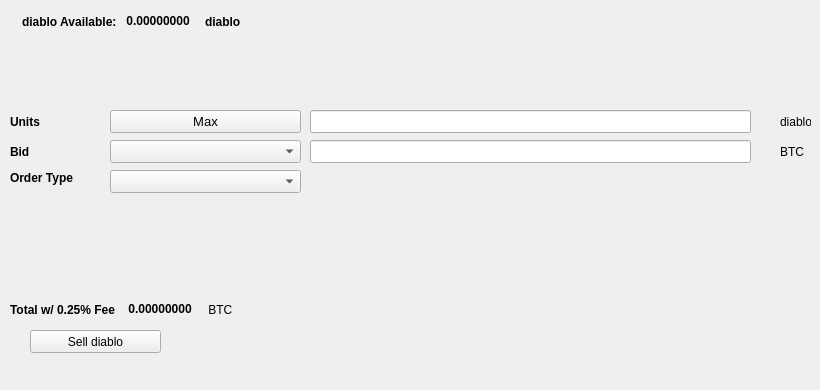
   <widget class="QWidget" name="SellTab">
    <attribute name="title">
     <string>Sell</string>
    </attribute>
    <widget class="QLabel" name="label_16">
     <property name="geometry">
      <rect>
       <x>780</x>
       <y>140</y>
       <width>31</width>
       <height>23</height>
      </rect>
     </property>
     <property name="text">
      <string>BTC</string>
     </property>
    </widget>
    <widget class="QComboBox" name="SellBidcomboBox">
     <property name="geometry">
      <rect>
       <x>110</x>
       <y>140</y>
       <width>191</width>
       <height>23</height>
      </rect>
     </property>
     <property name="font">
      <font>
       <pointsize>10</pointsize>
      </font>
     </property>
    </widget>
    <widget class="QLabel" name="label_18">
     <property name="geometry">
      <rect>
       <x>10</x>
       <y>110</y>
       <width>46</width>
       <height>23</height>
      </rect>
     </property>
     <property name="font">
      <font>
       <weight>75</weight>
       <bold>true</bold>
      </font>
     </property>
     <property name="text">
      <string>Units</string>
     </property>
    </widget>
    <widget class="QPushButton" name="Sell_Max_Amount">
     <property name="geometry">
      <rect>
       <x>110</x>
       <y>110</y>
       <width>191</width>
       <height>23</height>
      </rect>
     </property>
     <property name="font">
      <font>
       <pointsize>10</pointsize>
      </font>
     </property>
     <property name="text">
      <string>Max</string>
     </property>
    </widget>
    <widget class="QLabel" name="label_20">
     <property name="geometry">
      <rect>
       <x>10</x>
       <y>170</y>
       <width>91</width>
       <height>16</height>
      </rect>
     </property>
     <property name="font">
      <font>
       <weight>75</weight>
       <bold>true</bold>
      </font>
     </property>
     <property name="text">
      <string>Order Type</string>
     </property>
    </widget>
    <widget class="QComboBox" name="SellOrdertypeCombo">
     <property name="geometry">
      <rect>
       <x>110</x>
       <y>170</y>
       <width>191</width>
       <height>23</height>
      </rect>
     </property>
     <property name="font">
      <font>
       <pointsize>10</pointsize>
      </font>
     </property>
    </widget>
    <widget class="QLabel" name="label_21">
     <property name="geometry">
      <rect>
       <x>10</x>
       <y>140</y>
       <width>46</width>
       <height>23</height>
      </rect>
     </property>
     <property name="font">
      <font>
       <weight>75</weight>
       <bold>true</bold>
      </font>
     </property>
     <property name="text">
      <string>Bid</string>
     </property>
    </widget>
    <widget class="QLabel" name="label_22">
     <property name="geometry">
      <rect>
       <x>780</x>
       <y>110</y>
       <width>31</width>
       <height>23</height>
      </rect>
     </property>
     <property name="text">
      <string>diablo</string>
     </property>
    </widget>
    <widget class="QLineEdit" name="UnitsInputPIE">
     <property name="geometry">
      <rect>
       <x>310</x>
       <y>110</y>
       <width>441</width>
       <height>23</height>
      </rect>
     </property>
     <property name="font">
      <font>
       <pointsize>9</pointsize>
       <weight>75</weight>
       <bold>true</bold>
      </font>
     </property>
    </widget>
    <widget class="QLineEdit" name="SellBidPriceEdit">
     <property name="geometry">
      <rect>
       <x>310</x>
       <y>140</y>
       <width>441</width>
       <height>23</height>
      </rect>
     </property>
     <property name="font">
      <font>
       <pointsize>9</pointsize>
       <weight>75</weight>
       <bold>true</bold>
      </font>
     </property>
    </widget>
    <widget class="QPushButton" name="SellPIEBTN">
     <property name="geometry">
      <rect>
       <x>30</x>
       <y>330</y>
       <width>131</width>
       <height>23</height>
      </rect>
     </property>
     <property name="text">
      <string>Sell diablo</string>
     </property>
     <property name="icon">
      <iconset resource="../diablo">
       <normaloff>:/icons/bitcoin</normaloff>:/icons/bitcoin</iconset>
     </property>
    </widget>
    <widget class="QWidget" name="layoutWidget3">
     <property name="geometry">
      <rect>
       <x>22</x>
       <y>12</y>
       <width>258</width>
       <height>19</height>
      </rect>
     </property>
     <layout class="QHBoxLayout" name="horizontalLayout">
      <item>
       <widget class="QLabel" name="label232_2">
        <property name="font">
         <font>
          <weight>75</weight>
          <bold>true</bold>
         </font>
        </property>
        <property name="text">
         <string>diablo Available:</string>
        </property>
       </widget>
      </item>
      <item>
       <widget class="QLabel" name="PIEAvailableLabel">
        <property name="palette">
         <palette>
          <active>
           <colorrole role="WindowText">
            <brush brushstyle="SolidPattern">
             <color alpha="255">
              <red>0</red>
              <green>0</green>
              <blue>0</blue>
             </color>
            </brush>
           </colorrole>
           <colorrole role="Button">
            <brush brushstyle="SolidPattern">
             <color alpha="255">
              <red>0</red>
              <green>170</green>
              <blue>0</blue>
             </color>
            </brush>
           </colorrole>
           <colorrole role="Light">
            <brush brushstyle="SolidPattern">
             <color alpha="255">
              <red>0</red>
              <green>255</green>
              <blue>0</blue>
             </color>
            </brush>
           </colorrole>
           <colorrole role="Midlight">
            <brush brushstyle="SolidPattern">
             <color alpha="255">
              <red>0</red>
              <green>212</green>
              <blue>0</blue>
             </color>
            </brush>
           </colorrole>
           <colorrole role="Dark">
            <brush brushstyle="SolidPattern">
             <color alpha="255">
              <red>0</red>
              <green>85</green>
              <blue>0</blue>
             </color>
            </brush>
           </colorrole>
           <colorrole role="Mid">
            <brush brushstyle="SolidPattern">
             <color alpha="255">
              <red>0</red>
              <green>113</green>
              <blue>0</blue>
             </color>
            </brush>
           </colorrole>
           <colorrole role="Text">
            <brush brushstyle="SolidPattern">
             <color alpha="255">
              <red>0</red>
              <green>170</green>
              <blue>0</blue>
             </color>
            </brush>
           </colorrole>
           <colorrole role="BrightText">
            <brush brushstyle="SolidPattern">
             <color alpha="255">
              <red>255</red>
              <green>255</green>
              <blue>255</blue>
             </color>
            </brush>
           </colorrole>
           <colorrole role="ButtonText">
            <brush brushstyle="SolidPattern">
             <color alpha="255">
              <red>0</red>
              <green>0</green>
              <blue>0</blue>
             </color>
            </brush>
           </colorrole>
           <colorrole role="Base">
            <brush brushstyle="SolidPattern">
             <color alpha="255">
              <red>255</red>
              <green>255</green>
              <blue>255</blue>
             </color>
            </brush>
           </colorrole>
           <colorrole role="Window">
            <brush brushstyle="SolidPattern">
             <color alpha="255">
              <red>0</red>
              <green>170</green>
              <blue>0</blue>
             </color>
            </brush>
           </colorrole>
           <colorrole role="Shadow">
            <brush brushstyle="SolidPattern">
             <color alpha="255">
              <red>0</red>
              <green>0</green>
              <blue>0</blue>
             </color>
            </brush>
           </colorrole>
           <colorrole role="AlternateBase">
            <brush brushstyle="SolidPattern">
             <color alpha="255">
              <red>127</red>
              <green>212</green>
              <blue>127</blue>
             </color>
            </brush>
           </colorrole>
           <colorrole role="ToolTipBase">
            <brush brushstyle="SolidPattern">
             <color alpha="255">
              <red>255</red>
              <green>255</green>
              <blue>220</blue>
             </color>
            </brush>
           </colorrole>
           <colorrole role="ToolTipText">
            <brush brushstyle="SolidPattern">
             <color alpha="255">
              <red>0</red>
              <green>0</green>
              <blue>0</blue>
             </color>
            </brush>
           </colorrole>
          </active>
          <inactive>
           <colorrole role="WindowText">
            <brush brushstyle="SolidPattern">
             <color alpha="255">
              <red>0</red>
              <green>0</green>
              <blue>0</blue>
             </color>
            </brush>
           </colorrole>
           <colorrole role="Button">
            <brush brushstyle="SolidPattern">
             <color alpha="255">
              <red>0</red>
              <green>170</green>
              <blue>0</blue>
             </color>
            </brush>
           </colorrole>
           <colorrole role="Light">
            <brush brushstyle="SolidPattern">
             <color alpha="255">
              <red>0</red>
              <green>255</green>
              <blue>0</blue>
             </color>
            </brush>
           </colorrole>
           <colorrole role="Midlight">
            <brush brushstyle="SolidPattern">
             <color alpha="255">
              <red>0</red>
              <green>212</green>
              <blue>0</blue>
             </color>
            </brush>
           </colorrole>
           <colorrole role="Dark">
            <brush brushstyle="SolidPattern">
             <color alpha="255">
              <red>0</red>
              <green>85</green>
              <blue>0</blue>
             </color>
            </brush>
           </colorrole>
           <colorrole role="Mid">
            <brush brushstyle="SolidPattern">
             <color alpha="255">
              <red>0</red>
              <green>113</green>
              <blue>0</blue>
             </color>
            </brush>
           </colorrole>
           <colorrole role="Text">
            <brush brushstyle="SolidPattern">
             <color alpha="255">
              <red>0</red>
              <green>170</green>
              <blue>0</blue>
             </color>
            </brush>
           </colorrole>
           <colorrole role="BrightText">
            <brush brushstyle="SolidPattern">
             <color alpha="255">
              <red>255</red>
              <green>255</green>
              <blue>255</blue>
             </color>
            </brush>
           </colorrole>
           <colorrole role="ButtonText">
            <brush brushstyle="SolidPattern">
             <color alpha="255">
              <red>0</red>
              <green>0</green>
              <blue>0</blue>
             </color>
            </brush>
           </colorrole>
           <colorrole role="Base">
            <brush brushstyle="SolidPattern">
             <color alpha="255">
              <red>255</red>
              <green>255</green>
              <blue>255</blue>
             </color>
            </brush>
           </colorrole>
           <colorrole role="Window">
            <brush brushstyle="SolidPattern">
             <color alpha="255">
              <red>0</red>
              <green>170</green>
              <blue>0</blue>
             </color>
            </brush>
           </colorrole>
           <colorrole role="Shadow">
            <brush brushstyle="SolidPattern">
             <color alpha="255">
              <red>0</red>
              <green>0</green>
              <blue>0</blue>
             </color>
            </brush>
           </colorrole>
           <colorrole role="AlternateBase">
            <brush brushstyle="SolidPattern">
             <color alpha="255">
              <red>127</red>
              <green>212</green>
              <blue>127</blue>
             </color>
            </brush>
           </colorrole>
           <colorrole role="ToolTipBase">
            <brush brushstyle="SolidPattern">
             <color alpha="255">
              <red>255</red>
              <green>255</green>
              <blue>220</blue>
             </color>
            </brush>
           </colorrole>
           <colorrole role="ToolTipText">
            <brush brushstyle="SolidPattern">
             <color alpha="255">
              <red>0</red>
              <green>0</green>
              <blue>0</blue>
             </color>
            </brush>
           </colorrole>
          </inactive>
          <disabled>
           <colorrole role="WindowText">
            <brush brushstyle="SolidPattern">
             <color alpha="255">
              <red>0</red>
              <green>85</green>
              <blue>0</blue>
             </color>
            </brush>
           </colorrole>
           <colorrole role="Button">
            <brush brushstyle="SolidPattern">
             <color alpha="255">
              <red>0</red>
              <green>170</green>
              <blue>0</blue>
             </color>
            </brush>
           </colorrole>
           <colorrole role="Light">
            <brush brushstyle="SolidPattern">
             <color alpha="255">
              <red>0</red>
              <green>255</green>
              <blue>0</blue>
             </color>
            </brush>
           </colorrole>
           <colorrole role="Midlight">
            <brush brushstyle="SolidPattern">
             <color alpha="255">
              <red>0</red>
              <green>212</green>
              <blue>0</blue>
             </color>
            </brush>
           </colorrole>
           <colorrole role="Dark">
            <brush brushstyle="SolidPattern">
             <color alpha="255">
              <red>0</red>
              <green>85</green>
              <blue>0</blue>
             </color>
            </brush>
           </colorrole>
           <colorrole role="Mid">
            <brush brushstyle="SolidPattern">
             <color alpha="255">
              <red>0</red>
              <green>113</green>
              <blue>0</blue>
             </color>
            </brush>
           </colorrole>
           <colorrole role="Text">
            <brush brushstyle="SolidPattern">
             <color alpha="255">
              <red>0</red>
              <green>85</green>
              <blue>0</blue>
             </color>
            </brush>
           </colorrole>
           <colorrole role="BrightText">
            <brush brushstyle="SolidPattern">
             <color alpha="255">
              <red>255</red>
              <green>255</green>
              <blue>255</blue>
             </color>
            </brush>
           </colorrole>
           <colorrole role="ButtonText">
            <brush brushstyle="SolidPattern">
             <color alpha="255">
              <red>0</red>
              <green>85</green>
              <blue>0</blue>
             </color>
            </brush>
           </colorrole>
           <colorrole role="Base">
            <brush brushstyle="SolidPattern">
             <color alpha="255">
              <red>0</red>
              <green>170</green>
              <blue>0</blue>
             </color>
            </brush>
           </colorrole>
           <colorrole role="Window">
            <brush brushstyle="SolidPattern">
             <color alpha="255">
              <red>0</red>
              <green>170</green>
              <blue>0</blue>
             </color>
            </brush>
           </colorrole>
           <colorrole role="Shadow">
            <brush brushstyle="SolidPattern">
             <color alpha="255">
              <red>0</red>
              <green>0</green>
              <blue>0</blue>
             </color>
            </brush>
           </colorrole>
           <colorrole role="AlternateBase">
            <brush brushstyle="SolidPattern">
             <color alpha="255">
              <red>0</red>
              <green>170</green>
              <blue>0</blue>
             </color>
            </brush>
           </colorrole>
           <colorrole role="ToolTipBase">
            <brush brushstyle="SolidPattern">
             <color alpha="255">
              <red>255</red>
              <green>255</green>
              <blue>220</blue>
             </color>
            </brush>
           </colorrole>
           <colorrole role="ToolTipText">
            <brush brushstyle="SolidPattern">
             <color alpha="255">
              <red>0</red>
              <green>0</green>
              <blue>0</blue>
             </color>
            </brush>
           </colorrole>
          </disabled>
         </palette>
        </property>
        <property name="font">
         <font>
          <weight>75</weight>
          <bold>true</bold>
         </font>
        </property>
        <property name="text">
         <string> 0.00000000 </string>
        </property>
        <property name="textInteractionFlags">
         <set>Qt::LinksAccessibleByMouse|Qt::TextSelectableByKeyboard|Qt::TextSelectableByMouse</set>
        </property>
       </widget>
      </item>
      <item>
       <widget class="QLabel" name="labelPIE">
        <property name="font">
         <font>
          <weight>75</weight>
          <bold>true</bold>
         </font>
        </property>
        <property name="text">
         <string>diablo</string>
        </property>
       </widget>
      </item>
     </layout>
    </widget>
    <widget class="QWidget" name="layoutWidget">
     <property name="geometry">
      <rect>
       <x>10</x>
       <y>300</y>
       <width>268</width>
       <height>19</height>
      </rect>
     </property>
     <layout class="QHBoxLayout" name="horizontalLayout_2">
      <item>
       <widget class="QLabel" name="label_19">
        <property name="font">
         <font>
          <weight>75</weight>
          <bold>true</bold>
         </font>
        </property>
        <property name="text">
         <string>Total w/ 0.25% Fee </string>
        </property>
       </widget>
      </item>
      <item>
       <widget class="QLabel" name="SellCostLabel">
        <property name="palette">
         <palette>
          <active>
           <colorrole role="WindowText">
            <brush brushstyle="SolidPattern">
             <color alpha="255">
              <red>0</red>
              <green>0</green>
              <blue>0</blue>
             </color>
            </brush>
           </colorrole>
           <colorrole role="Button">
            <brush brushstyle="SolidPattern">
             <color alpha="255">
              <red>0</red>
              <green>170</green>
              <blue>0</blue>
             </color>
            </brush>
           </colorrole>
           <colorrole role="Light">
            <brush brushstyle="SolidPattern">
             <color alpha="255">
              <red>0</red>
              <green>255</green>
              <blue>0</blue>
             </color>
            </brush>
           </colorrole>
           <colorrole role="Midlight">
            <brush brushstyle="SolidPattern">
             <color alpha="255">
              <red>0</red>
              <green>212</green>
              <blue>0</blue>
             </color>
            </brush>
           </colorrole>
           <colorrole role="Dark">
            <brush brushstyle="SolidPattern">
             <color alpha="255">
              <red>0</red>
              <green>85</green>
              <blue>0</blue>
             </color>
            </brush>
           </colorrole>
           <colorrole role="Mid">
            <brush brushstyle="SolidPattern">
             <color alpha="255">
              <red>0</red>
              <green>113</green>
              <blue>0</blue>
             </color>
            </brush>
           </colorrole>
           <colorrole role="Text">
            <brush brushstyle="SolidPattern">
             <color alpha="255">
              <red>0</red>
              <green>170</green>
              <blue>0</blue>
             </color>
            </brush>
           </colorrole>
           <colorrole role="BrightText">
            <brush brushstyle="SolidPattern">
             <color alpha="255">
              <red>255</red>
              <green>255</green>
              <blue>255</blue>
             </color>
            </brush>
           </colorrole>
           <colorrole role="ButtonText">
            <brush brushstyle="SolidPattern">
             <color alpha="255">
              <red>0</red>
              <green>0</green>
              <blue>0</blue>
             </color>
            </brush>
           </colorrole>
           <colorrole role="Base">
            <brush brushstyle="SolidPattern">
             <color alpha="255">
              <red>255</red>
              <green>255</green>
              <blue>255</blue>
             </color>
            </brush>
           </colorrole>
           <colorrole role="Window">
            <brush brushstyle="SolidPattern">
             <color alpha="255">
              <red>0</red>
              <green>170</green>
              <blue>0</blue>
             </color>
            </brush>
           </colorrole>
           <colorrole role="Shadow">
            <brush brushstyle="SolidPattern">
             <color alpha="255">
              <red>0</red>
              <green>0</green>
              <blue>0</blue>
             </color>
            </brush>
           </colorrole>
           <colorrole role="AlternateBase">
            <brush brushstyle="SolidPattern">
             <color alpha="255">
              <red>127</red>
              <green>212</green>
              <blue>127</blue>
             </color>
            </brush>
           </colorrole>
           <colorrole role="ToolTipBase">
            <brush brushstyle="SolidPattern">
             <color alpha="255">
              <red>255</red>
              <green>255</green>
              <blue>220</blue>
             </color>
            </brush>
           </colorrole>
           <colorrole role="ToolTipText">
            <brush brushstyle="SolidPattern">
             <color alpha="255">
              <red>0</red>
              <green>0</green>
              <blue>0</blue>
             </color>
            </brush>
           </colorrole>
          </active>
          <inactive>
           <colorrole role="WindowText">
            <brush brushstyle="SolidPattern">
             <color alpha="255">
              <red>0</red>
              <green>0</green>
              <blue>0</blue>
             </color>
            </brush>
           </colorrole>
           <colorrole role="Button">
            <brush brushstyle="SolidPattern">
             <color alpha="255">
              <red>0</red>
              <green>170</green>
              <blue>0</blue>
             </color>
            </brush>
           </colorrole>
           <colorrole role="Light">
            <brush brushstyle="SolidPattern">
             <color alpha="255">
              <red>0</red>
              <green>255</green>
              <blue>0</blue>
             </color>
            </brush>
           </colorrole>
           <colorrole role="Midlight">
            <brush brushstyle="SolidPattern">
             <color alpha="255">
              <red>0</red>
              <green>212</green>
              <blue>0</blue>
             </color>
            </brush>
           </colorrole>
           <colorrole role="Dark">
            <brush brushstyle="SolidPattern">
             <color alpha="255">
              <red>0</red>
              <green>85</green>
              <blue>0</blue>
             </color>
            </brush>
           </colorrole>
           <colorrole role="Mid">
            <brush brushstyle="SolidPattern">
             <color alpha="255">
              <red>0</red>
              <green>113</green>
              <blue>0</blue>
             </color>
            </brush>
           </colorrole>
           <colorrole role="Text">
            <brush brushstyle="SolidPattern">
             <color alpha="255">
              <red>0</red>
              <green>170</green>
              <blue>0</blue>
             </color>
            </brush>
           </colorrole>
           <colorrole role="BrightText">
            <brush brushstyle="SolidPattern">
             <color alpha="255">
              <red>255</red>
              <green>255</green>
              <blue>255</blue>
             </color>
            </brush>
           </colorrole>
           <colorrole role="ButtonText">
            <brush brushstyle="SolidPattern">
             <color alpha="255">
              <red>0</red>
              <green>0</green>
              <blue>0</blue>
             </color>
            </brush>
           </colorrole>
           <colorrole role="Base">
            <brush brushstyle="SolidPattern">
             <color alpha="255">
              <red>255</red>
              <green>255</green>
              <blue>255</blue>
             </color>
            </brush>
           </colorrole>
           <colorrole role="Window">
            <brush brushstyle="SolidPattern">
             <color alpha="255">
              <red>0</red>
              <green>170</green>
              <blue>0</blue>
             </color>
            </brush>
           </colorrole>
           <colorrole role="Shadow">
            <brush brushstyle="SolidPattern">
             <color alpha="255">
              <red>0</red>
              <green>0</green>
              <blue>0</blue>
             </color>
            </brush>
           </colorrole>
           <colorrole role="AlternateBase">
            <brush brushstyle="SolidPattern">
             <color alpha="255">
              <red>127</red>
              <green>212</green>
              <blue>127</blue>
             </color>
            </brush>
           </colorrole>
           <colorrole role="ToolTipBase">
            <brush brushstyle="SolidPattern">
             <color alpha="255">
              <red>255</red>
              <green>255</green>
              <blue>220</blue>
             </color>
            </brush>
           </colorrole>
           <colorrole role="ToolTipText">
            <brush brushstyle="SolidPattern">
             <color alpha="255">
              <red>0</red>
              <green>0</green>
              <blue>0</blue>
             </color>
            </brush>
           </colorrole>
          </inactive>
          <disabled>
           <colorrole role="WindowText">
            <brush brushstyle="SolidPattern">
             <color alpha="255">
              <red>0</red>
              <green>85</green>
              <blue>0</blue>
             </color>
            </brush>
           </colorrole>
           <colorrole role="Button">
            <brush brushstyle="SolidPattern">
             <color alpha="255">
              <red>0</red>
              <green>170</green>
              <blue>0</blue>
             </color>
            </brush>
           </colorrole>
           <colorrole role="Light">
            <brush brushstyle="SolidPattern">
             <color alpha="255">
              <red>0</red>
              <green>255</green>
              <blue>0</blue>
             </color>
            </brush>
           </colorrole>
           <colorrole role="Midlight">
            <brush brushstyle="SolidPattern">
             <color alpha="255">
              <red>0</red>
              <green>212</green>
              <blue>0</blue>
             </color>
            </brush>
           </colorrole>
           <colorrole role="Dark">
            <brush brushstyle="SolidPattern">
             <color alpha="255">
              <red>0</red>
              <green>85</green>
              <blue>0</blue>
             </color>
            </brush>
           </colorrole>
           <colorrole role="Mid">
            <brush brushstyle="SolidPattern">
             <color alpha="255">
              <red>0</red>
              <green>113</green>
              <blue>0</blue>
             </color>
            </brush>
           </colorrole>
           <colorrole role="Text">
            <brush brushstyle="SolidPattern">
             <color alpha="255">
              <red>0</red>
              <green>85</green>
              <blue>0</blue>
             </color>
            </brush>
           </colorrole>
           <colorrole role="BrightText">
            <brush brushstyle="SolidPattern">
             <color alpha="255">
              <red>255</red>
              <green>255</green>
              <blue>255</blue>
             </color>
            </brush>
           </colorrole>
           <colorrole role="ButtonText">
            <brush brushstyle="SolidPattern">
             <color alpha="255">
              <red>0</red>
              <green>85</green>
              <blue>0</blue>
             </color>
            </brush>
           </colorrole>
           <colorrole role="Base">
            <brush brushstyle="SolidPattern">
             <color alpha="255">
              <red>0</red>
              <green>170</green>
              <blue>0</blue>
             </color>
            </brush>
           </colorrole>
           <colorrole role="Window">
            <brush brushstyle="SolidPattern">
             <color alpha="255">
              <red>0</red>
              <green>170</green>
              <blue>0</blue>
             </color>
            </brush>
           </colorrole>
           <colorrole role="Shadow">
            <brush brushstyle="SolidPattern">
             <color alpha="255">
              <red>0</red>
              <green>0</green>
              <blue>0</blue>
             </color>
            </brush>
           </colorrole>
           <colorrole role="AlternateBase">
            <brush brushstyle="SolidPattern">
             <color alpha="255">
              <red>0</red>
              <green>170</green>
              <blue>0</blue>
             </color>
            </brush>
           </colorrole>
           <colorrole role="ToolTipBase">
            <brush brushstyle="SolidPattern">
             <color alpha="255">
              <red>255</red>
              <green>255</green>
              <blue>220</blue>
             </color>
            </brush>
           </colorrole>
           <colorrole role="ToolTipText">
            <brush brushstyle="SolidPattern">
             <color alpha="255">
              <red>0</red>
              <green>0</green>
              <blue>0</blue>
             </color>
            </brush>
           </colorrole>
          </disabled>
         </palette>
        </property>
        <property name="font">
         <font>
          <weight>75</weight>
          <bold>true</bold>
         </font>
        </property>
        <property name="autoFillBackground">
         <bool>false</bool>
        </property>
        <property name="text">
         <string> 0.00000000</string>
        </property>
        <property name="textInteractionFlags">
         <set>Qt::LinksAccessibleByMouse|Qt::TextSelectableByMouse</set>
        </property>
       </widget>
      </item>
      <item>
       <widget class="QLabel" name="label_17">
        <property name="font">
         <font>
          <weight>50</weight>
          <bold>false</bold>
         </font>
        </property>
        <property name="text">
         <string> BTC</string>
        </property>
       </widget>
      </item>
     </layout>
    </widget>
    <widget class="QLabel" name="label_23">
     <property name="geometry">
      <rect>
       <x>460</x>
       <y>300</y>
       <width>281</width>
       <height>81</height>
      </rect>
     </property>
     <property name="text">
      <string/>
     </property>
     <property name="pixmap">
      <pixmap>:/images/bittrex</pixmap>
     </property>
    </widget>
   </widget>
